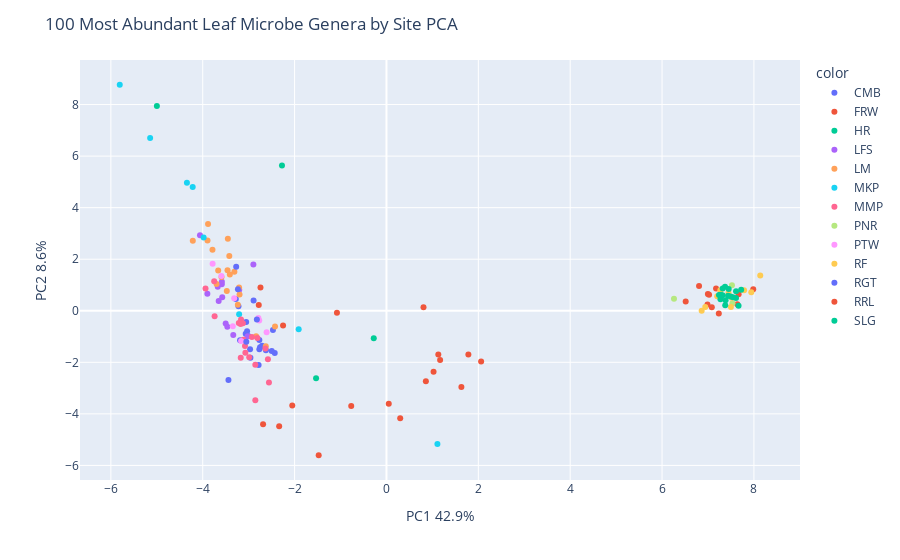

This figure's notebook cell:
### Code cell
X = pc2_df[top_100.index]

pca = PCA(n_components=2)
components = pca.fit_transform(X)

fig = px.scatter(components, x=0, y=1, color=pc2_df['site_id'])
fig.update_layout(
    title = "100 Most Abundant Leaf Microbe Genera by Site PCA",
    xaxis_title="PC1 " + str(round(100*pca.explained_variance_ratio_[0], 1)) + '%',
    yaxis_title="PC2 " + str(round(100*pca.explained_variance_ratio_[1], 1)) + '%')
fig.show()

### Figure 1 — Plotly figure (JSON) as saved in the notebook; plotly's stock layout.template omitted (floating-point values rounded to 4 significant figures)
{"data": [{"hovertemplate": "color=CMB<br>0=%{x}<br>1=%{y}<extra></extra>", "legendgroup": "CMB", "marker": {"color": "#636efa", "symbol": "circle"}, "mode": "markers", "name": "CMB", "orientation": "v", "showlegend": true, "type": "scatter", "x": [-2.767, -3.01, -2.624, -2.784, -2.969, -2.471, -3.222, -2.498, -3.44, -2.432, -2.708, -3.065, -2.752, -3.279, -3.034, -3.187, -3.054, -2.962, -2.893], "xaxis": "x", "y": [-1.133, -0.9768, -1.528, -2.106, -1.491, -0.7485, 0.1741, -1.565, -2.689, -1.635, -1.354, -0.893, -1.417, 0.4534, -0.7997, -1.146, -0.4357, -1.821, 0.3968], "yaxis": "y"}, {"hovertemplate": "color=FRW<br>0=%{x}<br>1=%{y}<extra></extra>", "legendgroup": "FRW", "marker": {"color": "#EF553B", "symbol": "circle"}, "mode": "markers", "name": "FRW", "orientation": "v", "showlegend": true, "type": "scatter", "x": [6.989, 7.985, 7.175, 7.236, 6.998, 6.515, 7.667, 6.805, 7.639, 7.083, 7.024], "xaxis": "x", "y": [0.2447, 0.8317, 0.8646, -0.1042, 0.6459, 0.3619, 0.6389, 0.9612, 0.2506, 0.1324, 0.6212], "yaxis": "y"}, {"hovertemplate": "color=HR<br>0=%{x}<br>1=%{y}<extra></extra>", "legendgroup": "HR", "marker": {"color": "#00cc96", "symbol": "circle"}, "mode": "markers", "name": "HR", "orientation": "v", "showlegend": true, "type": "scatter", "x": [-1.532, -0.2765, -4.998, -2.275], "xaxis": "x", "y": [-2.614, -1.064, 7.949, 5.636], "yaxis": "y"}, {"hovertemplate": "color=LFS<br>0=%{x}<br>1=%{y}<extra></extra>", "legendgroup": "LFS", "marker": {"color": "#ab63fa", "symbol": "circle"}, "mode": "markers", "name": "LFS", "orientation": "v", "showlegend": true, "type": "scatter", "x": [-3.335, -3.021, -3.205, -4.06, -3.653, -3.501, -3.465, -2.898, -3.585, -3.673, -3.583, -3.575, -3.899], "xaxis": "x", "y": [-0.9448, -0.9883, 0.8162, 2.932, 0.3794, -0.4938, -0.622, 1.799, 1.03, 0.9269, 1.128, 0.5207, 0.6621], "yaxis": "y"}, {"hovertemplate": "color=LM<br>0=%{x}<br>1=%{y}<extra></extra>", "legendgroup": "LM", "marker": {"color": "#FFA15A", "symbol": "circle"}, "mode": "markers", "name": "LM", "orientation": "v", "showlegend": true, "type": "scatter", "x": [-2.837, -3.311, -3.664, -3.699, -3.422, -3.591, -3.453, -3.788, -3.884, -3.41, -3.461, -3.199, -3.236, -4.216, -3.208, -2.426, -2.628, -3.476, -3.896], "xaxis": "x", "y": [-0.9863, 1.517, 1.557, 1.037, 2.128, 1.314, 2.795, 2.363, 3.369, 1.405, 1.572, 0.6356, 0.2301, 2.713, 0.9025, -0.6076, -1.379, 0.7678, 2.721], "yaxis": "y"}, {"hovertemplate": "color=MKP<br>0=%{x}<br>1=%{y}<extra></extra>", "legendgroup": "MKP", "marker": {"color": "#19d3f3", "symbol": "circle"}, "mode": "markers", "name": "MKP", "orientation": "v", "showlegend": true, "type": "scatter", "x": [1.109, -3.208, -4.344, -3.98, -4.219, -1.911, -5.145, -5.807], "xaxis": "x", "y": [-5.171, -0.1329, 4.965, 2.845, 4.804, -0.7155, 6.699, 8.769], "yaxis": "y"}, {"hovertemplate": "color=MMP<br>0=%{x}<br>1=%{y}<extra></extra>", "legendgroup": "MMP", "marker": {"color": "#FF6692", "symbol": "circle"}, "mode": "markers", "name": "MMP", "orientation": "v", "showlegend": true, "type": "scatter", "x": [-2.988, -2.855, -2.93, -3.114, -3.166, -3.215, -2.558, -2.855, -3.75, -2.581, -3.939, -3.08, -3.173, -3.072, -3.126, -2.809, -2.636, -3.741, -3.177], "xaxis": "x", "y": [-1.807, -2.097, -1.018, -1.129, -0.3361, -0.4787, -2.782, -3.476, 1.149, -1.879, 0.859, -1.37, -1.821, -1.628, -0.4832, -1.059, -1.464, -0.2132, -0.5174], "yaxis": "y"}, {"hovertemplate": "color=PNR<br>0=%{x}<br>1=%{y}<extra></extra>", "legendgroup": "PNR", "marker": {"color": "#B6E880", "symbol": "circle"}, "mode": "markers", "name": "PNR", "orientation": "v", "showlegend": true, "type": "scatter", "x": [7.521, 7.532, 6.259], "xaxis": "x", "y": [0.9934, 0.2961, 0.4682], "yaxis": "y"}, {"hovertemplate": "color=PTW<br>0=%{x}<br>1=%{y}<extra></extra>", "legendgroup": "PTW", "marker": {"color": "#FF97FF", "symbol": "circle"}, "mode": "markers", "name": "PTW", "orientation": "v", "showlegend": true, "type": "scatter", "x": [-3.785, -2.788, -3.594, -3.346, -3.315, -2.77, -2.609, -3.164], "xaxis": "x", "y": [1.827, -0.2848, 1.349, -0.5995, 0.4899, -0.3758, -0.8312, -1.176], "yaxis": "y"}, {"hovertemplate": "color=RF<br>0=%{x}<br>1=%{y}<extra></extra>", "legendgroup": "RF", "marker": {"color": "#FECB52", "symbol": "circle"}, "mode": "markers", "name": "RF", "orientation": "v", "showlegend": true, "type": "scatter", "x": [7.446, 8.138, 7.268, 7.519, 6.941, 7.943, 7.786, 7.247, 7.499, 6.862, 7.2], "xaxis": "x", "y": [0.6882, 1.372, 0.7961, 0.5022, 0.1496, 0.719, 0.7973, 0.5432, 0.1491, 0.002615, 0.5656], "yaxis": "y"}, {"hovertemplate": "color=RGT<br>0=%{x}<br>1=%{y}<extra></extra>", "legendgroup": "RGT", "marker": {"color": "#636efa", "symbol": "circle"}, "mode": "markers", "name": "RGT", "orientation": "v", "showlegend": true, "type": "scatter", "x": [-3.272, -3.233, -3.051, -2.767, -2.821], "xaxis": "x", "y": [1.703, 0.8325, -1.204, -1.492, -0.3374], "yaxis": "y"}, {"hovertemplate": "color=RRL<br>0=%{x}<br>1=%{y}<extra></extra>", "legendgroup": "RRL", "marker": {"color": "#EF553B", "symbol": "circle"}, "mode": "markers", "name": "RRL", "orientation": "v", "showlegend": true, "type": "scatter", "x": [1.783, 1.631, 2.061, 0.858, 0.8064, -1.475, -2.686, -2.051, -2.336, -2.78, -0.7673, -2.743, -2.251, -1.078, 1.129, 0.2992, 1.168, 0.04996, 1.025], "xaxis": "x", "y": [-1.694, -2.962, -1.97, -2.734, 0.1359, -5.606, -4.405, -3.672, -4.477, 0.2213, -3.697, 0.9031, -0.5762, -0.07378, -1.699, -4.169, -1.914, -3.611, -2.366], "yaxis": "y"}, {"hovertemplate": "color=SLG<br>0=%{x}<br>1=%{y}<extra></extra>", "legendgroup": "SLG", "marker": {"color": "#00cc96", "symbol": "circle"}, "mode": "markers", "name": "SLG", "orientation": "v", "showlegend": true, "type": "scatter", "x": [7.722, 7.666, 7.437, 7.611, 7.268, 7.383, 7.451, 7.272, 7.239, 7.492, 7.319, 7.375, 7.316, 7.611, 7.371, 7.281, 7.544], "xaxis": "x", "y": [0.8151, 0.1962, 0.5799, 0.7557, 0.618, 0.4082, 0.847, 0.4506, 0.6067, 0.5525, 0.8658, 0.2153, 0.6052, 0.4989, 0.9284, 0.608, 0.5193], "yaxis": "y"}], "layout": {"legend": {"title": {"text": "color"}, "tracegroupgap": 0}, "margin": {"t": 60}, "title": {"text": "100 Most Abundant Leaf Microbe Genera by Site PCA"}, "xaxis": {"anchor": "y", "domain": [0, 1], "title": {"text": "PC1 42.9%"}}, "yaxis": {"anchor": "x", "domain": [0, 1], "title": {"text": "PC2 8.6%"}}}}
